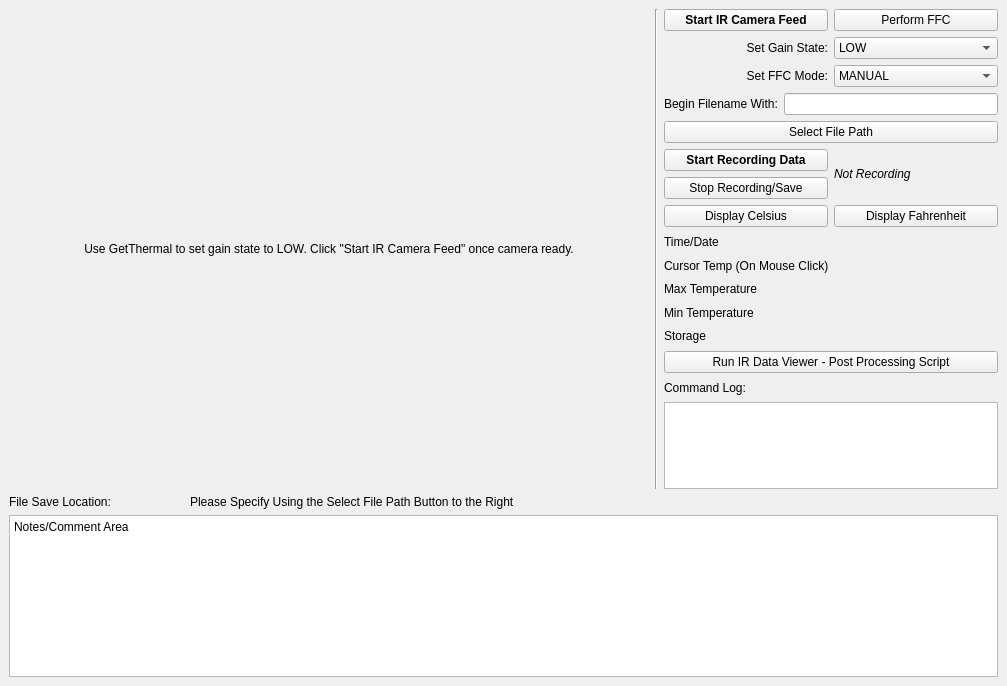
<?xml version="1.0" encoding="UTF-8"?>
<ui version="4.0">
 <class>MainWindow</class>
 <widget class="QMainWindow" name="MainWindow">
  <property name="geometry">
   <rect>
    <x>0</x>
    <y>0</y>
    <width>1007</width>
    <height>686</height>
   </rect>
  </property>
  <property name="windowTitle">
   <string>IR Data</string>
  </property>
  <widget class="QWidget" name="centralwidget">
   <layout class="QGridLayout" name="gridLayout">
    <item row="0" column="0" rowspan="2">
     <widget class="QLabel" name="displayFrame">
      <property name="sizePolicy">
       <sizepolicy hsizetype="Fixed" vsizetype="Fixed">
        <horstretch>0</horstretch>
        <verstretch>0</verstretch>
       </sizepolicy>
      </property>
      <property name="minimumSize">
       <size>
        <width>640</width>
        <height>480</height>
       </size>
      </property>
      <property name="text">
       <string>Use GetThermal to set gain state to LOW. Click &quot;Start IR Camera Feed&quot; once camera ready.</string>
      </property>
      <property name="alignment">
       <set>Qt::AlignCenter</set>
      </property>
     </widget>
    </item>
    <item row="0" column="1" rowspan="2">
     <widget class="Line" name="line">
      <property name="orientation">
       <enum>Qt::Vertical</enum>
      </property>
     </widget>
    </item>
    <item row="0" column="2">
     <layout class="QVBoxLayout" name="verticalLayout">
      <item>
       <layout class="QHBoxLayout" name="horizontalLayout_5">
        <item>
         <widget class="QPushButton" name="startStreamBut">
          <property name="font">
           <font>
            <weight>75</weight>
            <bold>true</bold>
           </font>
          </property>
          <property name="text">
           <string>Start IR Camera Feed</string>
          </property>
         </widget>
        </item>
        <item>
         <widget class="QPushButton" name="ffcBut">
          <property name="enabled">
           <bool>true</bool>
          </property>
          <property name="text">
           <string>Perform FFC</string>
          </property>
         </widget>
        </item>
       </layout>
      </item>
      <item>
       <layout class="QHBoxLayout" name="horizontalLayout_3">
        <item>
         <widget class="QLabel" name="label_2">
          <property name="text">
           <string>Set Gain State:</string>
          </property>
          <property name="alignment">
           <set>Qt::AlignRight|Qt::AlignTrailing|Qt::AlignVCenter</set>
          </property>
         </widget>
        </item>
        <item>
         <widget class="QComboBox" name="comboGain">
          <property name="enabled">
           <bool>true</bool>
          </property>
          <item>
           <property name="text">
            <string>LOW</string>
           </property>
          </item>
          <item>
           <property name="text">
            <string>HIGH</string>
           </property>
          </item>
          <item>
           <property name="text">
            <string>AUTO</string>
           </property>
          </item>
         </widget>
        </item>
       </layout>
      </item>
      <item>
       <layout class="QHBoxLayout" name="horizontalLayout_6">
        <item>
         <widget class="QLabel" name="label_4">
          <property name="text">
           <string>Set FFC Mode:</string>
          </property>
          <property name="alignment">
           <set>Qt::AlignRight|Qt::AlignTrailing|Qt::AlignVCenter</set>
          </property>
         </widget>
        </item>
        <item>
         <widget class="QComboBox" name="comboFFCmode">
          <property name="enabled">
           <bool>true</bool>
          </property>
          <item>
           <property name="text">
            <string>MANUAL</string>
           </property>
          </item>
          <item>
           <property name="text">
            <string>AUTO</string>
           </property>
          </item>
         </widget>
        </item>
       </layout>
      </item>
      <item>
       <layout class="QHBoxLayout" name="horizontalLayout_4">
        <item>
         <widget class="QLabel" name="label_3">
          <property name="text">
           <string>Begin Filename With:</string>
          </property>
         </widget>
        </item>
        <item>
         <widget class="QLineEdit" name="lineEdit">
          <property name="font">
           <font>
            <weight>75</weight>
            <bold>true</bold>
           </font>
          </property>
         </widget>
        </item>
       </layout>
      </item>
      <item>
       <widget class="QPushButton" name="filePathBut">
        <property name="text">
         <string>Select File Path</string>
        </property>
       </widget>
      </item>
      <item>
       <layout class="QHBoxLayout" name="horizontalLayout">
        <item>
         <layout class="QVBoxLayout" name="verticalLayout_2">
          <item>
           <widget class="QPushButton" name="startRec">
            <property name="font">
             <font>
              <weight>75</weight>
              <bold>true</bold>
             </font>
            </property>
            <property name="text">
             <string>Start Recording Data</string>
            </property>
           </widget>
          </item>
          <item>
           <widget class="QPushButton" name="stopRec">
            <property name="text">
             <string>Stop Recording/Save</string>
            </property>
           </widget>
          </item>
         </layout>
        </item>
        <item>
         <widget class="QLabel" name="recLabel">
          <property name="font">
           <font>
            <italic>true</italic>
           </font>
          </property>
          <property name="text">
           <string>Not Recording</string>
          </property>
         </widget>
        </item>
       </layout>
      </item>
      <item>
       <layout class="QHBoxLayout" name="horizontalLayout_2">
        <item>
         <widget class="QPushButton" name="displayC">
          <property name="text">
           <string>Display Celsius</string>
          </property>
         </widget>
        </item>
        <item>
         <widget class="QPushButton" name="displayF">
          <property name="text">
           <string>Display Fahrenheit</string>
          </property>
         </widget>
        </item>
       </layout>
      </item>
      <item>
       <widget class="QLabel" name="timeStatus">
        <property name="text">
         <string>Time/Date</string>
        </property>
       </widget>
      </item>
      <item>
       <widget class="QLabel" name="cursorTempLabel">
        <property name="text">
         <string>Cursor Temp (On Mouse Click)</string>
        </property>
       </widget>
      </item>
      <item>
       <widget class="QLabel" name="maxTempLabel">
        <property name="text">
         <string>Max Temperature</string>
        </property>
       </widget>
      </item>
      <item>
       <widget class="QLabel" name="minTempLabel">
        <property name="text">
         <string>Min Temperature</string>
        </property>
       </widget>
      </item>
      <item>
       <widget class="QLabel" name="storageLabel">
        <property name="text">
         <string>Storage</string>
        </property>
       </widget>
      </item>
      <item>
       <widget class="QPushButton" name="runPost">
        <property name="text">
         <string>Run IR Data Viewer - Post Processing Script</string>
        </property>
       </widget>
      </item>
      <item>
       <widget class="QLabel" name="label">
        <property name="text">
         <string>Command Log:</string>
        </property>
       </widget>
      </item>
     </layout>
    </item>
    <item row="1" column="2">
     <widget class="QPlainTextEdit" name="history">
      <property name="sizePolicy">
       <sizepolicy hsizetype="Expanding" vsizetype="Maximum">
        <horstretch>0</horstretch>
        <verstretch>0</verstretch>
       </sizepolicy>
      </property>
      <property name="maximumSize">
       <size>
        <width>16777215</width>
        <height>87</height>
       </size>
      </property>
     </widget>
    </item>
    <item row="2" column="0" colspan="3">
     <layout class="QVBoxLayout" name="verticalLayout_3">
      <item>
       <layout class="QHBoxLayout" name="horizontalLayout_7">
        <item>
         <widget class="QLabel" name="labelForLocation">
          <property name="sizePolicy">
           <sizepolicy hsizetype="Preferred" vsizetype="Preferred">
            <horstretch>0</horstretch>
            <verstretch>0</verstretch>
           </sizepolicy>
          </property>
          <property name="minimumSize">
           <size>
            <width>0</width>
            <height>0</height>
           </size>
          </property>
          <property name="maximumSize">
           <size>
            <width>175</width>
            <height>16777215</height>
           </size>
          </property>
          <property name="text">
           <string>File Save Location:</string>
          </property>
         </widget>
        </item>
        <item>
         <widget class="QLabel" name="filePathDisp">
          <property name="text">
           <string>Please Specify Using the Select File Path Button to the Right</string>
          </property>
         </widget>
        </item>
       </layout>
      </item>
      <item>
       <widget class="QPlainTextEdit" name="plainTextEdit">
        <property name="plainText">
         <string>Notes/Comment Area</string>
        </property>
       </widget>
      </item>
     </layout>
    </item>
   </layout>
  </widget>
 </widget>
 <resources/>
 <connections/>
</ui>
